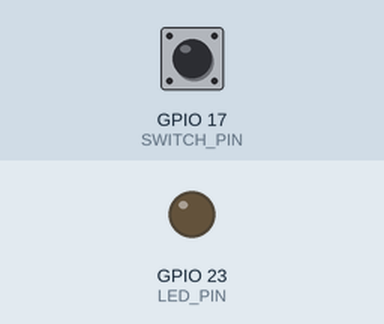
Bench run of a program on a simulated Raspberry Pi (BCM pin numbers). On the bench: output pins drawn as LEDs (lit = HIGH). Dashed ring = blinking. Inputs (shaded band) come from the test bench; at power-on: GPIO 17 (SWITCH_PIN) LOW. What the program prints to the terminal is not drawn.

Above: at 1.2 s.
1.3 s: GPIO 17 (SWITCH_PIN) pulled HIGH for 1 s
At 2.9 s:
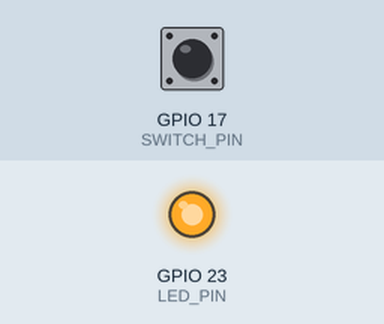
3.8 s: GPIO 17 (SWITCH_PIN) pulled HIGH for 0.15 s
At 5.2 s:
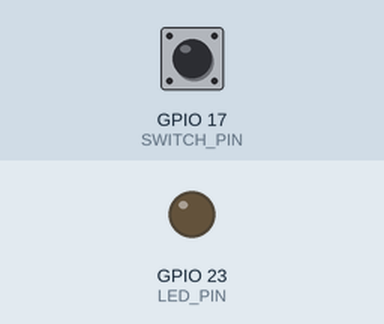
5.5 s: GPIO 17 (SWITCH_PIN) pulled HIGH for 3.2 s
At 5.8 s:
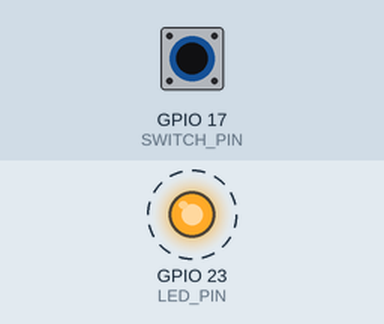
Timing chart, 0 to 10.2 s (numbered marks = the images above; inputs shaded):
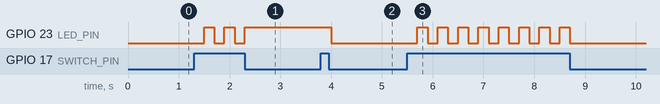

Measured:
- after the input at 1.3 s, GPIO 23 (LED_PIN): alternates HIGH for 0.20 s and LOW for 0.20 s, 5 changes in all, then stays HIGH, starting after 0.20 s
- after the input at 3.8 s, GPIO 23 (LED_PIN): HIGH → LOW after 0.20 s
- after the input at 5.5 s, GPIO 23 (LED_PIN): alternates HIGH for 0.20 s and LOW for 0.20 s, 16 changes in all, then stays LOW, starting after 0.20 s

The program:

LED_Switch.py
```python
import time
import RPi.GPIO as GPIO

SWITCH_PIN = 17
LED_PIN = 23

GPIO.setmode(GPIO.BCM)
GPIO.setup(SWITCH_PIN, GPIO.IN, pull_up_down = GPIO.PUD_DOWN)

GPIO.setup(LED_PIN, GPIO.OUT)
GPIO.output(LED_PIN, GPIO.LOW)

def main():
  print "Starting up program for controlling GPIO LED on RPi with a switch..."

  state = False

  try:
    while True:
      # Change the state on each press of the switch based on its previous value
      if GPIO.input(SWITCH_PIN) == GPIO.HIGH:
        state = state % 2 == 0
        time.sleep(0.2)
      GPIO.output(LED_PIN, state)
  except KeyboardInterrupt:
    print "Finishing up..."


main()
GPIO.cleanup()
print "Bye!"
```
